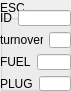
                        <widget class="QGroupBox" name="groupBox_11">
                            <property name="geometry">
                                <rect>
                                    <x>360</x>
                                    <y>140</y>
                                    <width>71</width>
                                    <height>91</height>
                                </rect>
                            </property>
                            <property name="autoFillBackground">
                                <bool>true</bool>
                            </property>
                            <property name="title">
                                <string>ESC</string>
                            </property>
                            <widget class="QWidget" name="verticalLayoutWidget_11">
                                <property name="geometry">
                                    <rect>
                                        <x>0</x>
                                        <y>10</y>
                                        <width>71</width>
                                        <height>81</height>
                                    </rect>
                                </property>
                                <layout class="QVBoxLayout" name="verticalLayout_12">
                                    <item>
                                        <layout class="QHBoxLayout" name="horizontalLayout_42">
                                            <item>
                                                <widget class="QLabel" name="label_43">
                                                    <property name="text">
                                                        <string>ID</string>
                                                    </property>
                                                </widget>
                                            </item>
                                            <item>
                                                <widget class="QLineEdit" name="lineEdit_41"/>
                                            </item>
                                        </layout>
                                    </item>
                                    <item>
                                        <layout class="QHBoxLayout" name="horizontalLayout_43">
                                            <item>
                                                <widget class="QLabel" name="label_44">
                                                    <property name="text">
                                                        <string>turnover</string>
                                                    </property>
                                                </widget>
                                            </item>
                                            <item>
                                                <widget class="QLineEdit" name="lineEdit_42"/>
                                            </item>
                                        </layout>
                                    </item>
                                    <item>
                                        <layout class="QHBoxLayout" name="horizontalLayout_44">
                                            <item>
                                                <widget class="QLabel" name="label_45">
                                                    <property name="text">
                                                        <string>FUEL</string>
                                                    </property>
                                                </widget>
                                            </item>
                                            <item>
                                                <widget class="QLineEdit" name="lineEdit_43"/>
                                            </item>
                                        </layout>
                                    </item>
                                    <item>
                                        <layout class="QHBoxLayout" name="horizontalLayout_45">
                                            <item>
                                                <widget class="QLabel" name="label_46">
                                                    <property name="text">
                                                        <string>PLUG</string>
                                                    </property>
                                                </widget>
                                            </item>
                                            <item>
                                                <widget class="QLineEdit" name="lineEdit_44"/>
                                            </item>
                                        </layout>
                                    </item>
                                </layout>
                            </widget>
                        </widget>
